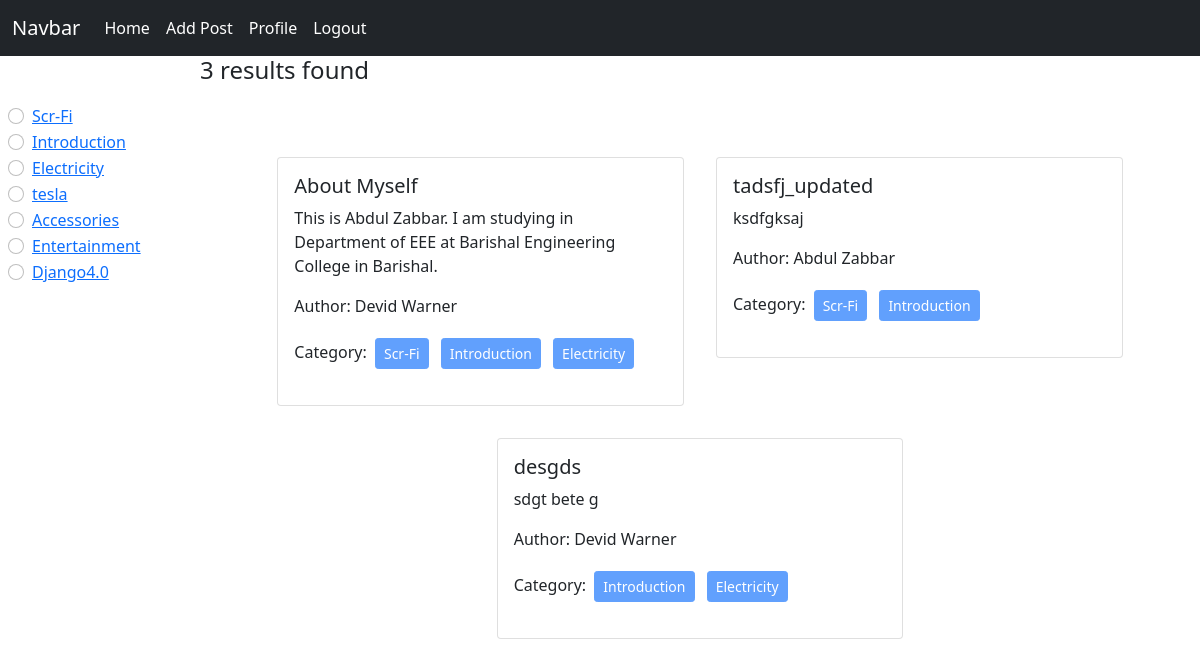
The page /category/introduction/ (signed in) on the database its author committed.
### categories/models.py (models this page shows, shortened)
class Category(models.Model):
    name= models.CharField(max_length=100)
    slug= models.SlugField(max_length=100, null=True, blank=True, unique=True)

### posts/models.py (models this page shows, shortened)
class Post(models.Model):
    title= models.CharField(max_length=50)
    content= models.TextField()
    category= models.ManyToManyField(Category) # many to many relationship
    author= models.ForeignKey(User, on_delete=models.CASCADE)

### blog_project/views.py (the view)
# urls.py: path('', views.home, name="homePage"),
@login_required
def home(request, category_slug= None):
    data= Post.objects.all()
    if category_slug is not None:
        category= Category.objects.get(slug= category_slug)
        data= Post.objects.filter(category= category)
    categories= Category.objects.all()
    return render(request, 'home.html', {'data': data, 'categories': categories})

### templates/home.html
{% extends "base.html" %}
{% block content %}
<div class="d-flex flex-wrap">
  <div class="col-2 pt-5 px-2">
    {% for cat in categories %}
    <div class="form-check">
      <input class="form-check-input" type="radio" name="category" id="{{cat.id}}">
      <label class="form-check-label" for="{{cat.id}}">
        <a href="{% url 'category_wise_post' cat.slug %}">{{cat.name}}</a>
      </label>
    </div>
    {% endfor %}
  </div>
  <div class="col-10">
    <h4>{{data | length}} results found</h4>
    <div class="d-flex flex-wrap justify-content-center container pt-5">
      {% for post in data  %}
      <div class="col-sm-5 m-3">
          <div class="card">
            <div class="card-body">
              <h5 class="card-title">{{post.title}}</h5>
              <p class="card-text">{{post.content}}</p>
              <p>Author: {{post.author.first_name}} {{post.author.last_name}}</p>
              <p>Category:
                  {% for cat in post.category.all %}
                      <button class="btn btn-primary btn-sm m-1" disabled>{{cat.name}}</button>
                  {% endfor %}
              </p>
            </div>
          </div>
        </div>
      {% endfor %}
    </div>
  </div>
</div>
{% endblock content %}

### rows shown on the page
Category: name "Scr-Fi"
Category: name "Introduction"
Category: name "Electricity"
Category: name "tesla"
Category: name "Accessories"
Category: name "Entertainment"
Category: name "Django4.0"
Post: title "About Myself", content "This is Abdul Zabbar. I am studying in Department of EEE at Barishal Engineering College in Barishal.", author.first_name "Devid", author.last_name "Warner"
Post: title "tadsfj_updated", content "ksdfgksaj", author.first_name "Abdul", author.last_name "Zabbar"
Post: title "desgds", content "sdgt bete g", author.first_name "Devid", author.last_name "Warner"

### other values the page prints
{{ data | length }} "3"
